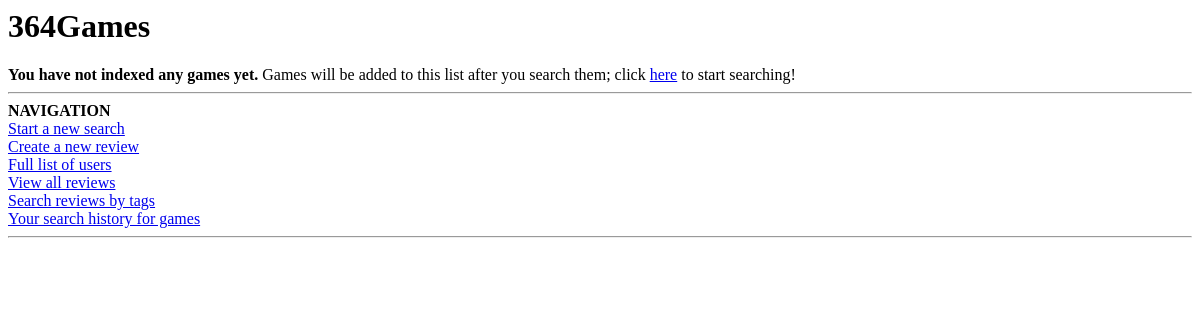
Before: /games with the older database file.
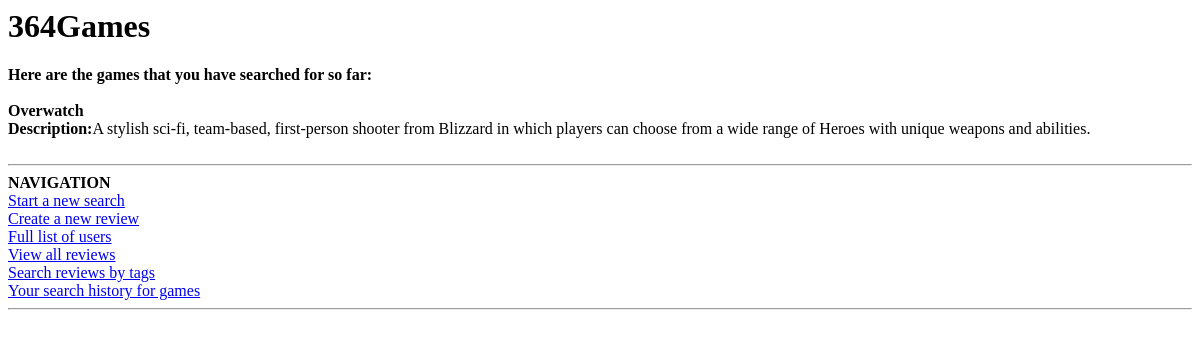
After: the same page with the newer database file.
### SI364midterm.py (models this page shows, shortened)
class Game(db.Model):
    __tablename__ = "games"
    id = db.Column(db.Integer,primary_key=True)
    name = db.Column(db.String(128))
    tagline = db.Column(db.String(128))
    rating = db.Column(db.String(64))
    platforms = db.Column(db.String(256))
    gamerel = db.relationship('Review', backref='games')

### SI364midterm.py (the view)
@app.route('/games')
def all_games():
    games = Game.query.all()
    return render_template('games_list.html',games=games)

### templates/games_list.html
{% extends 'base.html' %}
{% block content1 %}
	{% if games %}
		<b>Here are the games that you have searched for so far:</b><br><br>
		{% for g in games %}
			<b>{{ g['name'] }}</b><br>
			<b>Description:</b>{{ g['tagline'] }}<br><br>
		{% endfor %}
	{% else %}
		<b>You have not indexed any games yet.</b> Games will be added to this list after you search them; click <a href='/search'>here</a> to start searching!
	{% endif %}
{% endblock %}

Changed rows visible on the page:
added Game: name "Overwatch", tagline "A stylish sci-fi, team-based, first-person shooter from Blizzard in which players can choose from a wide range of Heroes with unique weapons and abilities."
Other visible differences:
text no longer shown: "You have not indexed any games yet. Games will be added to this list after you search them; click here to start searching!"
text now shown: "Here are the games that you have searched for so far:"
